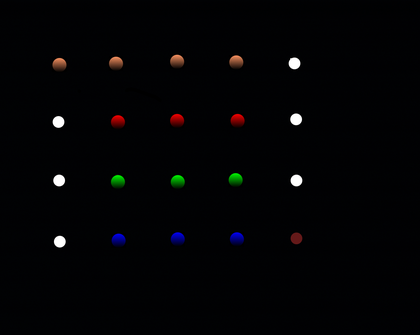
%> input picture Analysis_Methods/Line_Profile/fake beads for gradient test.tif, 420 x 335 px, shrunk from 1292 x 1030 before the run
$ octave lineprofile_example.m   (GNU Octave 9; MATLAB toolbox functions it lacks are replaced by stand-ins)
%> lines starting %> are read from the running program, lines starting %| are printed output that depends on the picture
### circle detect/DrawCircle.m
function DrawCircle(x, y, r, nseg, S,A)
% Draw a circle on the current figure using ploylines
%
%  DrawCircle(x, y, r, nseg, S)
%  A simple function for drawing a circle on graph.
%
%  INPUT: (x, y, r, nseg, S)
%  x, y:    Center of the circle
%  r:       Radius of the circle
%  nseg:    Number of segments for the circle
%  S:       Colors, plot symbols and line types
%
%  OUTPUT: None
%
%  BUG REPORT:
%  Please send your bug reports, comments and suggestions to
%  pengtao@glue.umd.edu . Thanks.

%  Author:  Tao Peng
%           Department of Mechanical Engineering
%           University of Maryland, College Park, Maryland 20742, USA
%           pengtao@glue.umd.edu
%  Version: alpha       Revision: Jan. 10, 2006
if(nargin < 5)
    S = '-r';
    A = 1;
end
if(nargin < 6)
    A = 1;
end

theta = 0 : (2 * pi / nseg) : (2 * pi);
pline_x = r * cos(theta) + x;
pline_y = r * sin(theta) + y;

plot(pline_x, pline_y, S, 'LineWidth', A);

### Analysis_Methods/Line_Profile/lineprofile_example.m
img  = imread('/Users/Ben/matlab-analysis/Analysis_Methods/Line_Profile/fake beads for gradient test.tif');
%> img is the input picture: size 335x420x3 uint8; mean R, G, B 3.2, 3.3, 4.7
path(path,'~/matlab-analysis/circle detect/')
load line_prof_grad.mat
hold on
for k = 1 : size(centers, 1),
        DrawCircle(centers(k,1), centers(k,2), pracrad, 32, 'r-');

end
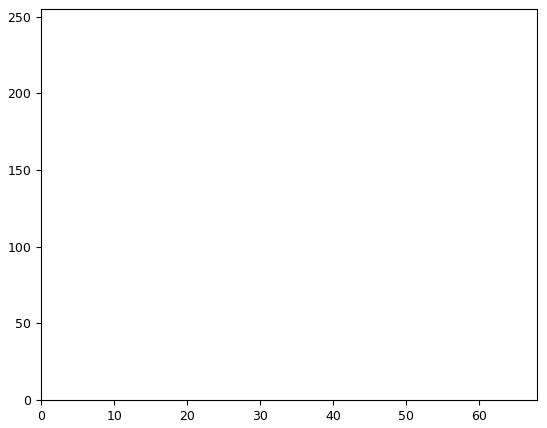
%> figure redrawn from the program's plot data
count = 1;
maxima = [];
tic
 for bead = 1:20;
     count = 1;
      xi(1) = round(centers(bead,1) - pracrad*2);
 xi(2) = (centers(bead,1) + pracrad*2);
 yrange = [round(centers(bead,2) - pracrad) round(centers(bead,2) + pracrad)]
    for y = min(yrange) : max(yrange)
        yi = [y y];
        c = improfile(img,xi,yi);
        axis([0 length(c) 0 255]);
        maxima(bead,count,1) = max(c(:,1,1));
        maxima(bead,count,2) = max(c(:,1,2));
        maxima(bead,count,3) = max(c(:,1,3));
        count = count + 1;
    end
 end
%> after the loop, xi = [880 946.7]
 toc
rect1 = [123.5100  149.5100  117.9800   97.9800];
rect2 = [303.5100  325.5100  121.9800  103.9800];
rect3 = [481.5100  493.5100  123.9800  121.9800];
rect4 = [679.5100  681.5100  117.9800  113.9800];
im1 = imcrop(img,rect1);
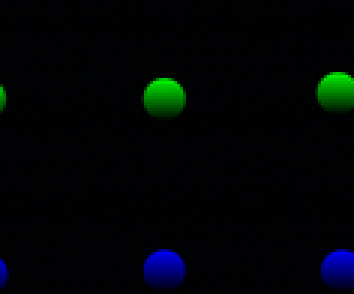
%> im1: size 98x118x3 uint8 (shown 3 times larger); mean R, G, B 0.9, 4.7, 6.2
im2 = imcrop(img,rect2);
im3 = imcrop(img,rect3);
%> im3 = []
im4 = imcrop(img,rect4);
%> im4 = []
figure(1);
subplot(2,2,1);
imshow(im1);
subplot(2,2,2);
stem(maxima(2,:,1));
title('LP Red Spectrum');
subplot(2,2,3);
stem(maxima(2,:,2));
title('LP Green Spectrum');
subplot(2,2,4);
stem(maxima(2,:,3));
title('LP Blue Spectrum');
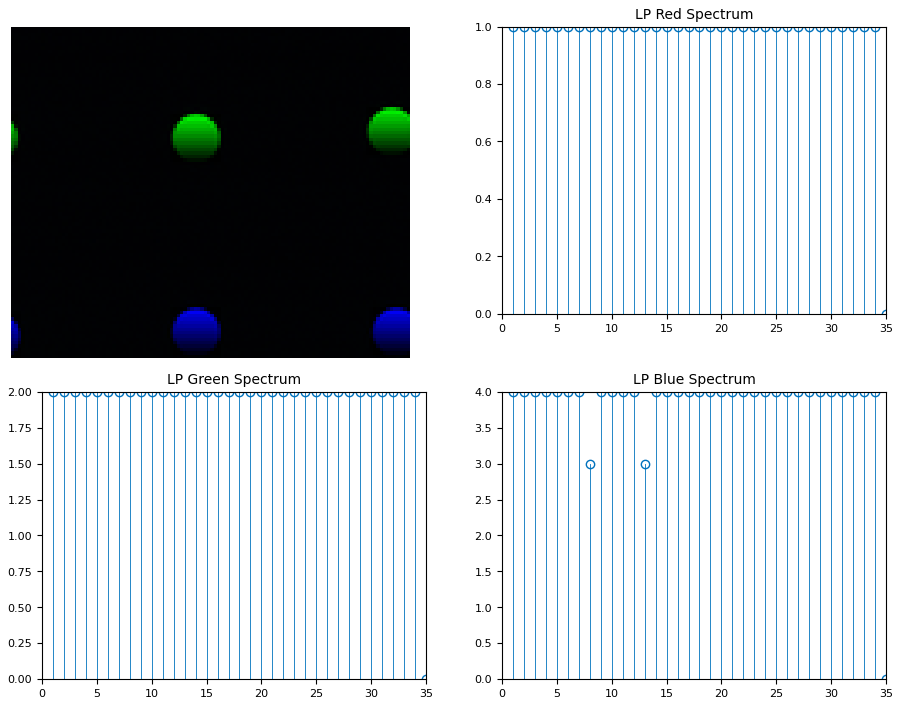
%> figure redrawn from the program's plot data, 4 panels

figure(2);
subplot(2,2,1);
imshow(im2);
subplot(2,2,2);
stem(maxima(7,:,1));
title('LP Red Spectrum');
subplot(2,2,3);
stem(maxima(7,:,2));
title('LP Green Spectrum');
subplot(2,2,4);
stem(maxima(7,:,3));
title('LP Blue Spectrum');
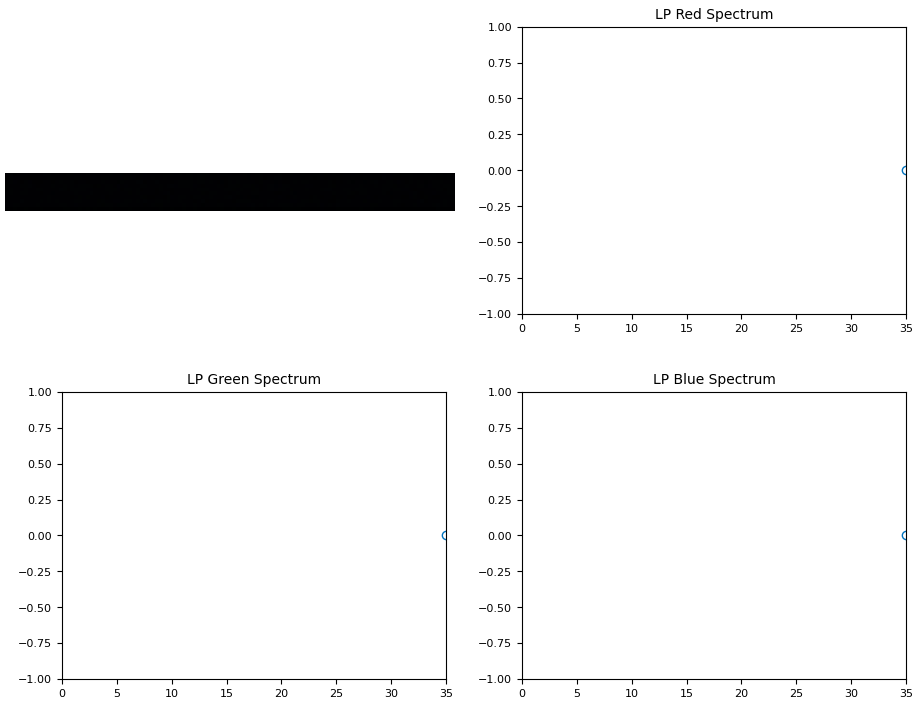
%> figure redrawn from the program's plot data, 4 panels

figure(3);
subplot(2,2,1);
imshow(im3);
subplot(2,2,2);
stem(maxima(12,:,1));
title('LP Red Spectrum');
subplot(2,2,3);
stem(maxima(12,:,2));
title('LP Green Spectrum');
subplot(2,2,4);
stem(maxima(12,:,3));
title('LP Blue Spectrum');

figure(4);
subplot(2,2,1);
imshow(im4);
subplot(2,2,2);
stem(maxima(17,:,1));
title('LP Red Spectrum');
subplot(2,2,3);
stem(maxima(17,:,2));
title('LP Green Spectrum');
subplot(2,2,4);
stem(maxima(17,:,3));
title('LP Blue Spectrum');
